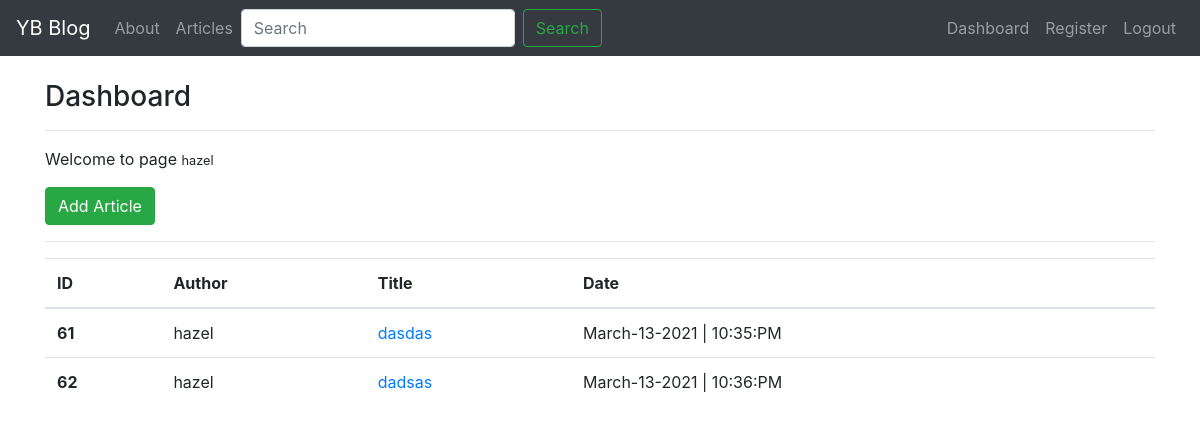
The page /article/dashboard/ (signed in) on the database as committed earlier.
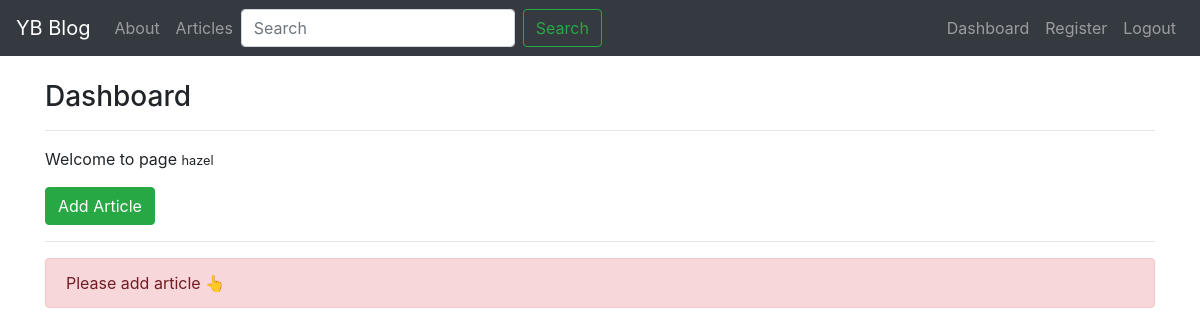
The same page on the database as committed later.
### article/models.py (models this page shows, shortened)
class Article(models.Model):
    author = models.ForeignKey("auth.User", on_delete=models.CASCADE,
                               verbose_name="Name of the author")
    title = models.CharField(max_length=50,
                             verbose_name="title is related with ")
    content = RichTextField()
    article_image = models.FileField(
        blank=True, null=True, verbose_name="Add picture to Article")
    created_date = models.DateTimeField(
        auto_now_add=True, null=True, verbose_name="Add picture to article")

### article/views.py (the view)
# urls.py: path('dashboard/', dashboard, name="dashboard"),
@login_required(login_url="user:login")
def dashboard(request):
    article = Article.objects.filter(author=request.user)
    context = {
        "articles": article,
        "counter": 1
    }
    return render(request, "dashboard.html", context)

### templates/dashboard.html (shortened to what this page needs)
{% extends 'layout.html' %} {% block body %}
<h3 class="mt-4">Dashboard</h3>
<hr />
<p>Welcome to page <small>{{ request.user.username }}</small></p>
<a href="{% url 'article:article_add'%}" class="btn btn-success">Add Article</a>
<hr />
{% if articles %}
<table class="table">
  <thead>
    <tr>
      <th scope="col">ID</th>
      <th scope="col">Author</th>
      <th scope="col">Title</th>
      <th scope="col">Date</th>
    </tr>
  </thead>
  <tbody>
    {% for article in articles %}
    <tr>
      <th scope="row">{{ article.id }}</th>
      <td>{{article.author.username}}</td>
      <td><a href="{{article.id}}">{{article.title}}</a></td>
      <td>{{article.created_date|date:'N-d-Y | g:i:A'}}</td>
    </tr>
    {% endfor %}
  </tbody>
</table>
{% else %}
<div class="alert alert-danger" role="alert">Please add article 👆</div>
{% endif %} {% endblock body %}

Rows that differ between the two databases and show on the page:
removed Article: id "61", author.username "hazel", title "dasdas", created_date|g "March-13-2021 | 10:35:PM"
removed Article: id "62", author.username "hazel", title "dadsas", created_date|g "March-13-2021 | 10:36:PM"
Other text that changed with them:
text no longer shown: "ID Author Title Date"
text now shown: "Please add article 👆"
